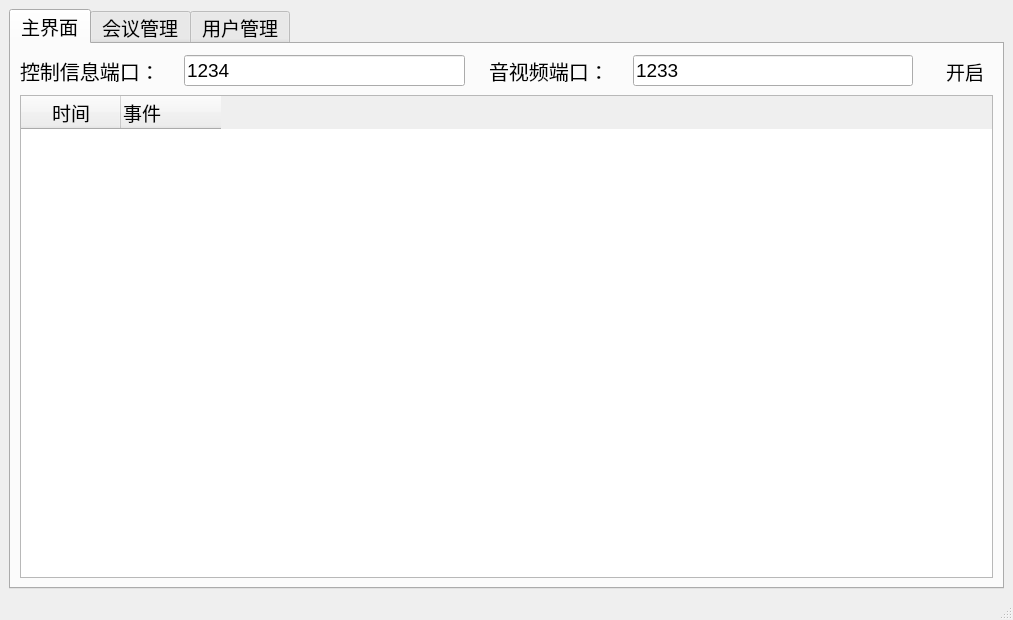
<?xml version="1.0" encoding="UTF-8"?>
<ui version="4.0">
 <class>MainWindow</class>
 <widget class="QMainWindow" name="MainWindow">
  <property name="geometry">
   <rect>
    <x>0</x>
    <y>0</y>
    <width>1013</width>
    <height>620</height>
   </rect>
  </property>
  <property name="cursor">
   <cursorShape>ArrowCursor</cursorShape>
  </property>
  <property name="windowTitle">
   <string>视频会议服务端</string>
  </property>
  <property name="windowIcon">
   <iconset resource="img/a.qrc">
    <normaloff>:/img/服务器.png</normaloff>:/img/服务器.png</iconset>
  </property>
  <widget class="QWidget" name="centralwidget">
   <layout class="QVBoxLayout" name="verticalLayout">
    <item>
     <widget class="QTabWidget" name="tabWidget">
      <property name="font">
       <font>
        <pointsize>14</pointsize>
       </font>
      </property>
      <property name="currentIndex">
       <number>0</number>
      </property>
      <widget class="QWidget" name="tab">
       <attribute name="title">
        <string>主界面</string>
       </attribute>
       <layout class="QVBoxLayout" name="verticalLayout_2">
        <item>
         <layout class="QHBoxLayout" name="horizontalLayout">
          <property name="spacing">
           <number>24</number>
          </property>
          <item>
           <widget class="QLabel" name="label">
            <property name="sizePolicy">
             <sizepolicy hsizetype="Fixed" vsizetype="Preferred">
              <horstretch>0</horstretch>
              <verstretch>0</verstretch>
             </sizepolicy>
            </property>
            <property name="font">
             <font>
              <pointsize>15</pointsize>
             </font>
            </property>
            <property name="text">
             <string>控制信息端口：</string>
            </property>
           </widget>
          </item>
          <item>
           <widget class="QLineEdit" name="lineEdit">
            <property name="text">
             <string>1234</string>
            </property>
           </widget>
          </item>
          <item>
           <widget class="QLabel" name="label_2">
            <property name="sizePolicy">
             <sizepolicy hsizetype="Fixed" vsizetype="Preferred">
              <horstretch>0</horstretch>
              <verstretch>0</verstretch>
             </sizepolicy>
            </property>
            <property name="font">
             <font>
              <pointsize>15</pointsize>
             </font>
            </property>
            <property name="text">
             <string>音视频端口：</string>
            </property>
           </widget>
          </item>
          <item>
           <widget class="QLineEdit" name="lineEdit_2">
            <property name="text">
             <string>1233</string>
            </property>
           </widget>
          </item>
          <item>
           <widget class="QToolButton" name="toolButton">
            <property name="font">
             <font>
              <pointsize>14</pointsize>
             </font>
            </property>
            <property name="text">
             <string>开启</string>
            </property>
            <property name="icon">
             <iconset resource="img/a.qrc">
              <normaloff>:/img/开启.png</normaloff>
              <disabledoff>:/img/暂停.png</disabledoff>:/img/开启.png</iconset>
            </property>
            <property name="iconSize">
             <size>
              <width>40</width>
              <height>32</height>
             </size>
            </property>
            <property name="toolButtonStyle">
             <enum>Qt::ToolButtonFollowStyle</enum>
            </property>
            <property name="autoRaise">
             <bool>true</bool>
            </property>
           </widget>
          </item>
         </layout>
        </item>
        <item>
         <widget class="QTableWidget" name="tableWidget_3">
          <property name="font">
           <font>
            <pointsize>10</pointsize>
           </font>
          </property>
          <property name="editTriggers">
           <set>QAbstractItemView::NoEditTriggers</set>
          </property>
          <property name="selectionBehavior">
           <enum>QAbstractItemView::SelectRows</enum>
          </property>
          <attribute name="verticalHeaderVisible">
           <bool>false</bool>
          </attribute>
          <column>
           <property name="text">
            <string>时间</string>
           </property>
           <property name="font">
            <font>
             <pointsize>14</pointsize>
            </font>
           </property>
          </column>
          <column>
           <property name="text">
            <string>事件</string>
           </property>
           <property name="font">
            <font>
             <pointsize>14</pointsize>
            </font>
           </property>
           <property name="textAlignment">
            <set>AlignLeading|AlignVCenter</set>
           </property>
          </column>
         </widget>
        </item>
       </layout>
      </widget>
      <widget class="QWidget" name="tab_2">
       <attribute name="title">
        <string>会议管理</string>
       </attribute>
       <layout class="QHBoxLayout" name="horizontalLayout_2">
        <item>
         <widget class="QTableWidget" name="tableWidget">
          <property name="minimumSize">
           <size>
            <width>831</width>
            <height>511</height>
           </size>
          </property>
          <property name="editTriggers">
           <set>QAbstractItemView::NoEditTriggers</set>
          </property>
          <property name="selectionMode">
           <enum>QAbstractItemView::SingleSelection</enum>
          </property>
          <property name="selectionBehavior">
           <enum>QAbstractItemView::SelectRows</enum>
          </property>
          <column>
           <property name="text">
            <string>会议ID</string>
           </property>
          </column>
          <column>
           <property name="text">
            <string>开始时间</string>
           </property>
          </column>
          <column>
           <property name="text">
            <string>结束时间</string>
           </property>
          </column>
          <column>
           <property name="text">
            <string>人数</string>
           </property>
          </column>
          <column>
           <property name="text">
            <string>创建者</string>
           </property>
          </column>
         </widget>
        </item>
        <item>
         <layout class="QVBoxLayout" name="verticalLayout_3">
          <item>
           <widget class="QToolButton" name="toolButton_1">
            <property name="sizePolicy">
             <sizepolicy hsizetype="Expanding" vsizetype="Fixed">
              <horstretch>0</horstretch>
              <verstretch>0</verstretch>
             </sizepolicy>
            </property>
            <property name="minimumSize">
             <size>
              <width>123</width>
              <height>75</height>
             </size>
            </property>
            <property name="maximumSize">
             <size>
              <width>123</width>
              <height>75</height>
             </size>
            </property>
            <property name="text">
             <string>删除</string>
            </property>
            <property name="icon">
             <iconset resource="img/a.qrc">
              <normaloff>:/img/删 除 .png</normaloff>:/img/删 除 .png</iconset>
            </property>
            <property name="iconSize">
             <size>
              <width>43</width>
              <height>42</height>
             </size>
            </property>
            <property name="toolButtonStyle">
             <enum>Qt::ToolButtonTextUnderIcon</enum>
            </property>
            <property name="autoRaise">
             <bool>true</bool>
            </property>
           </widget>
          </item>
          <item>
           <widget class="QToolButton" name="toolButton_2">
            <property name="minimumSize">
             <size>
              <width>123</width>
              <height>75</height>
             </size>
            </property>
            <property name="maximumSize">
             <size>
              <width>123</width>
              <height>75</height>
             </size>
            </property>
            <property name="text">
             <string>删除全部</string>
            </property>
            <property name="icon">
             <iconset resource="img/a.qrc">
              <normaloff>:/img/删除全部.png</normaloff>:/img/删除全部.png</iconset>
            </property>
            <property name="iconSize">
             <size>
              <width>43</width>
              <height>42</height>
             </size>
            </property>
            <property name="toolButtonStyle">
             <enum>Qt::ToolButtonTextUnderIcon</enum>
            </property>
            <property name="autoRaise">
             <bool>true</bool>
            </property>
           </widget>
          </item>
         </layout>
        </item>
       </layout>
      </widget>
      <widget class="QWidget" name="tab_3">
       <attribute name="title">
        <string>用户管理</string>
       </attribute>
       <layout class="QHBoxLayout" name="horizontalLayout_3">
        <item>
         <widget class="QTableWidget" name="tableWidget_2">
          <property name="minimumSize">
           <size>
            <width>831</width>
            <height>511</height>
           </size>
          </property>
          <property name="editTriggers">
           <set>QAbstractItemView::NoEditTriggers</set>
          </property>
          <property name="selectionMode">
           <enum>QAbstractItemView::ExtendedSelection</enum>
          </property>
          <property name="selectionBehavior">
           <enum>QAbstractItemView::SelectRows</enum>
          </property>
          <column>
           <property name="text">
            <string>用户ID</string>
           </property>
          </column>
          <column>
           <property name="text">
            <string>用户昵称</string>
           </property>
          </column>
          <column>
           <property name="text">
            <string>密码</string>
           </property>
          </column>
         </widget>
        </item>
        <item>
         <layout class="QVBoxLayout" name="verticalLayout_4">
          <item>
           <widget class="QToolButton" name="toolButton_3">
            <property name="sizePolicy">
             <sizepolicy hsizetype="Expanding" vsizetype="Expanding">
              <horstretch>0</horstretch>
              <verstretch>0</verstretch>
             </sizepolicy>
            </property>
            <property name="minimumSize">
             <size>
              <width>123</width>
              <height>75</height>
             </size>
            </property>
            <property name="maximumSize">
             <size>
              <width>123</width>
              <height>75</height>
             </size>
            </property>
            <property name="text">
             <string>删除</string>
            </property>
            <property name="icon">
             <iconset resource="img/a.qrc">
              <normaloff>:/img/删 除 .png</normaloff>:/img/删 除 .png</iconset>
            </property>
            <property name="iconSize">
             <size>
              <width>43</width>
              <height>42</height>
             </size>
            </property>
            <property name="toolButtonStyle">
             <enum>Qt::ToolButtonTextUnderIcon</enum>
            </property>
            <property name="autoRaise">
             <bool>true</bool>
            </property>
           </widget>
          </item>
          <item>
           <widget class="QToolButton" name="toolButton_4">
            <property name="sizePolicy">
             <sizepolicy hsizetype="Expanding" vsizetype="Expanding">
              <horstretch>0</horstretch>
              <verstretch>0</verstretch>
             </sizepolicy>
            </property>
            <property name="minimumSize">
             <size>
              <width>123</width>
              <height>75</height>
             </size>
            </property>
            <property name="maximumSize">
             <size>
              <width>123</width>
              <height>75</height>
             </size>
            </property>
            <property name="text">
             <string>删除全部</string>
            </property>
            <property name="icon">
             <iconset resource="img/a.qrc">
              <normaloff>:/img/删除全部.png</normaloff>:/img/删除全部.png</iconset>
            </property>
            <property name="iconSize">
             <size>
              <width>43</width>
              <height>42</height>
             </size>
            </property>
            <property name="toolButtonStyle">
             <enum>Qt::ToolButtonTextUnderIcon</enum>
            </property>
            <property name="autoRaise">
             <bool>true</bool>
            </property>
           </widget>
          </item>
         </layout>
        </item>
       </layout>
      </widget>
     </widget>
    </item>
   </layout>
  </widget>
  <widget class="QStatusBar" name="statusbar">
   <property name="font">
    <font>
     <pointsize>10</pointsize>
    </font>
   </property>
   <property name="layoutDirection">
    <enum>Qt::LeftToRight</enum>
   </property>
  </widget>
 </widget>
 <resources>
  <include location="img/a.qrc"/>
 </resources>
 <connections/>
</ui>
